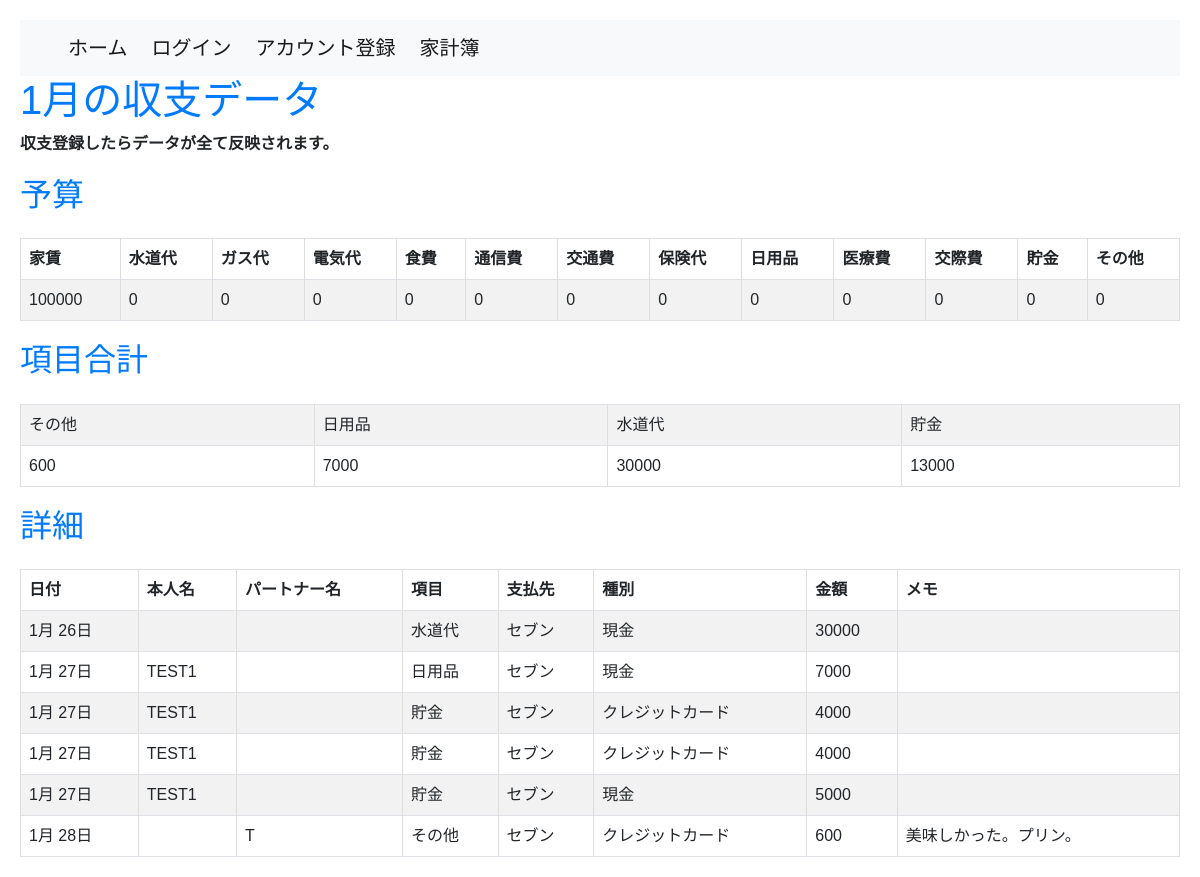
/household_budget/monthly_data/2024-1/, run on an earlier commit of the app's database.
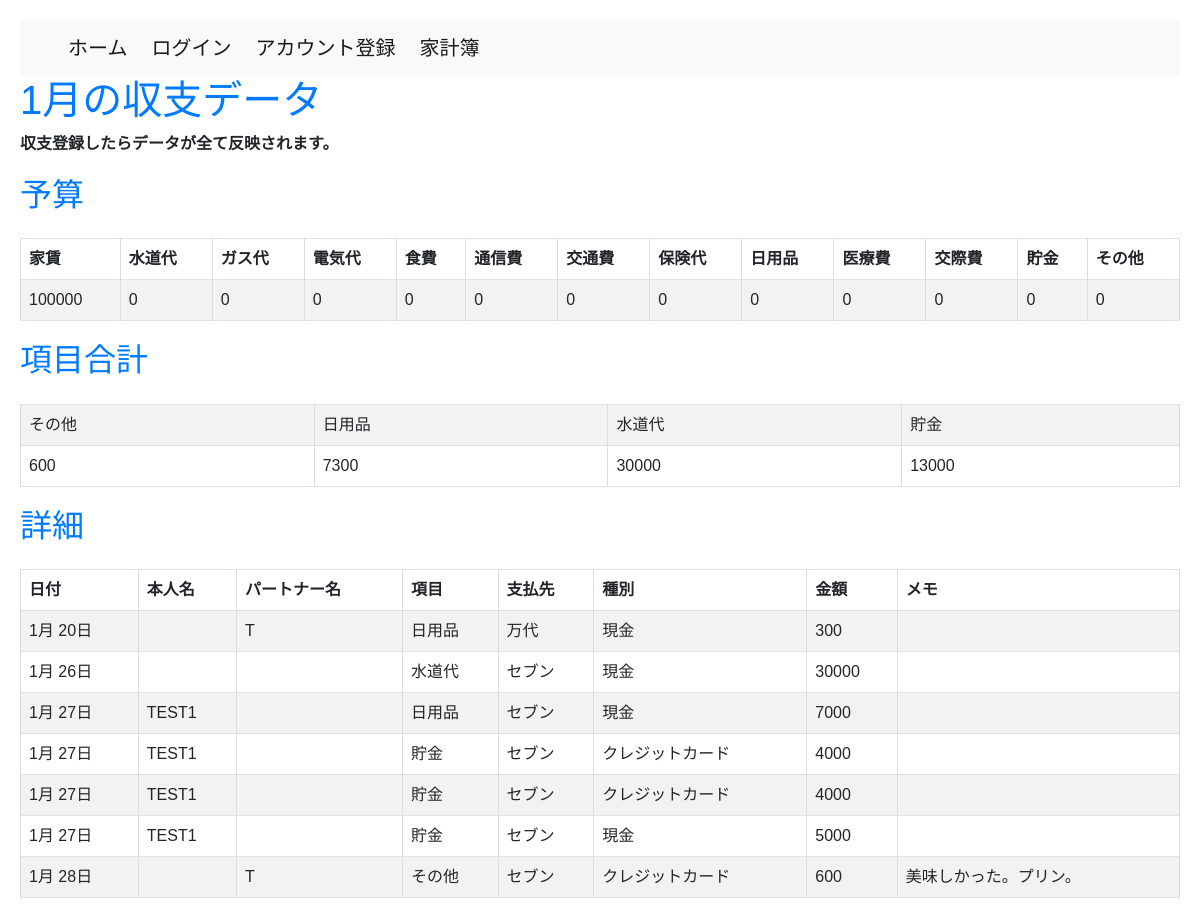
And on a later commit of the database.
### household_budget/models.py (models this page shows, shortened)
class Budget(models.Model):
    user = models.ForeignKey(settings.AUTH_USER_MODEL, on_delete=models.CASCADE)
    event_date = models.DateField(default=datetime.date.today)
    rent_budget = models.IntegerField(default=0)
    water_supply_budget = models.IntegerField(default=0)
    gas_budget = models.IntegerField(default=0)
    electricity_budget = models.IntegerField(default=0)
    food_expenses_budget = models.IntegerField(default=0)
    communication_expenses_budget = models.IntegerField(default=0)
    transportation_expenses_budget = models.IntegerField(default=0)
    insurance_fee_budget = models.IntegerField(default=0)
    daily_necessities_budget = models.IntegerField(default=0)
    medical_bills_budget = models.IntegerField(default=0)
    entertainment_expenses_budget = models.IntegerField(default=0)
    saving_budget = models.IntegerField(default=0)
    add_item_budget = models.IntegerField(default=0)
    class Meta:
        db_table = 'Budget'

class Category(models.Model):
    category_name = models.CharField(max_length=50)
    class Meta:
        db_table = 'category'

class Transaction(models.Model):
    user = models.ForeignKey(settings.AUTH_USER_MODEL, on_delete=models.CASCADE)
    event_date = models.DateField()
    name_1 = models.CharField(max_length=20, default='', null=True)
    name_2 = models.CharField(max_length=20, default='', null=True)
    category = models.ForeignKey(Category, on_delete=models.CASCADE)
    payment_type = models.ForeignKey(PaymentType, on_delete=models.CASCADE)
    vendor_name = models.ForeignKey(Vendor, on_delete=models.CASCADE, related_name='vendor_transactions')
    amount = models.IntegerField(default=0)
    memo = models.TextField(null=True)
    class Meta:
        db_table = 'transaction'
        ordering = ['event_date']

class Vendor(models.Model):
    user = models.ForeignKey(settings.AUTH_USER_MODEL, on_delete=models.CASCADE)
    vendor_name = models.CharField(max_length=50)
    class Meta:
        db_table = 'vendor'

class PaymentType(models.Model):
    payment_type = models.CharField(max_length=20)
    class Meta:
        db_table = 'pament_type'

### household_budget/views.py (the view)
# urls.py: path('monthly_data/<int:year>-<int:month>/', M_DataView.as_view(), name='monthly_data'),
class M_DataView(TemplateView):
    template_name = 'm_data.html'  # 作成するHTMLテンプレートの名前に変更してください
    def get_context_data(self, **kwargs):
        context = super().get_context_data(**kwargs)
        year = self.kwargs.get('year')
        month = self.kwargs.get('month')
        monthly_summary = Transaction.objects.filter(event_date__year=year, event_date__month=month)\
            .values('category__category_name')\
            .annotate(total_amount=Sum('amount'))
        if not monthly_summary:
            context['no_data_message'] = 'データが未入力です'
            return context
        monthly_details = Transaction.objects.filter(event_date__year=year, event_date__month=month)
        latest_budget = Budget.objects.filter(event_date__year=year, event_date__month=month).order_by('-event_date').first()
        context['year'] = year
        context['month'] = month
        context['monthly_summary'] = monthly_summary
        context['monthly_details'] = monthly_details
        context['latest_budget'] = latest_budget
        return context

### household_budget/templates/m_data.html (shortened to what this page needs)
{% extends 'base.html' %}
{% block content %}
<!DOCTYPE html>
<html lang="en">
<head>
</head>
<body>
    <h1>{{ month }}月の収支データ</h1>
    <p><b>収支登録したらデータが全て反映されます。</b></p>
    <h2>予算</h2>
    <table class="table table-striped table-bordered mt-4">
        <thead class="thead-dark">
            <tr>
                <th>家賃</th>
                <th>水道代</th>
                <th>ガス代</th>
                <th>電気代</th>
                <th>食費</th>
                <th>通信費</th>
                <th>交通費</th>
                <th>保険代</th>
                <th>日用品</th>
                <th>医療費</th>
                <th>交際費</th>
                <th>貯金</th>
                <th>その他</th>
            </tr>
        </thead>
        <tbody>
            <tr>
                <td>{{ latest_budget.rent_budget }}</td>
                <td>{{ latest_budget.water_supply_budget }}</td>
                <td>{{ latest_budget.gas_budget }}</td>
                <td>{{ latest_budget.electricity_budget }}</td>
                <td>{{ latest_budget.food_expenses_budget }}</td>
                <td>{{ latest_budget.communication_expenses_budget }}</td>
                <td>{{ latest_budget.transportation_expenses_budget }}</td>
                <td>{{ latest_budget.insurance_fee_budget }}</td>
                <td>{{ latest_budget.daily_necessities_budget }}</td>
                <td>{{ latest_budget.medical_bills_budget }}</td>
                <td>{{ latest_budget.entertainment_expenses_budget }}</td>
                <td>{{ latest_budget.saving_budget }}</td>
                <td>{{ latest_budget.add_item_budget }}</td>
            </tr>
        </tbody>
    </table>
    <h2>項目合計</h2>
    <table class="table table-striped table-bordered mt-4">
        <tbody>
          {% if monthly_summary %}
            <tr>
                {% for entry in monthly_summary %}
                    <td>{{ entry.category__category_name }}</td>
                {% endfor %}
            </tr>
            <tr>
                {% for entry in monthly_summary %}
                    <td>{{ entry.total_amount|default:"0" }}</td>
                {% endfor %}
            </tr>
          {% else %}
            <tr>
              <td colspan="2">データが未入力です。</td>
            </tr>
          {% endif %}
        </tbody>
    </table>
    <h2>詳細</h2>
    <table class="table table-striped table-bordered mt-4">
        <thead class="thead-dark">
            <tr>
                <th>日付</th>
                <th>本人名</th>
                <th>パートナー名</th>
                <th>項目</th>
                <th>支払先</th>
                <th>種別</th>
                <th>金額</th>
                <th>メモ</th>
            </tr>
        </thead>
        <tbody>
            {% for detail in monthly_details %}
                <tr>
                    <td>{{ detail.event_date|date:"n月 j日" }}</td>
                    <td>{{ detail.name_1 }}</td>
                    <td>{{ detail.name_2 }}</td>
                    <td>{{ detail.category.category_name }}</td>
                    <td>{{ detail.vendor_name.vendor_name }}</td>
                    <td>{{ detail.payment_type.payment_type }}</td>
                    <td>{{ detail.amount }}</td>
                    <td>{{ detail.memo }}</td>
                </tr>
            {% endfor %}
        </tbody>
    </table>
</body>
</html>
{% endblock %}

### templates/base.html (shortened to what this page needs)
<!DOCTYPE html>
<html lang="ja">
   <head>
      <link href="https://cdn.jsdelivr.net/npm/bootstrap@5.0.2/dist/css/bootstrap.min.css" rel="stylesheet">
   </head>
   <body>
      <nav class="navbar navbar-expand-lg navbar-light bg-light">
         <a class="navbar-brand ms-5" href="{% url 'accounts:home' %}">ホーム</a>
         {% if user.is_authenticated %}
         <a class="navbar-brand ms-2" href="{% url 'accounts:logout' %}">ログアウト</a>
         <a class="navbar-brand ms-2" href="{% url 'accounts:delete' %}">アカウント削除</a>
         {% else %}
         <a class="navbar-brand ms-2" href="{% url 'accounts:login' %}">ログイン</a>
         <a class="navbar-brand ms-2" href="{% url 'accounts:regist' %}">アカウント登録</a>
         {% endif %}
         <a class="navbar-brand ms-2" href="{% url 'accounts:user' %}">家計簿</a>
      </nav>
      {% block content %}{% endblock %}
   </body>
</html>

### household_budget/templates/m_data.html (style rules this page uses)
body { font-family: Arial, sans-serif; margin: 20px; }
h1 { color: #007bff; }
h2 { margin-top: 20px; color: #007bff; }
table { width: 100%; border-collapse: collapse; margin-top: 10px; }
th, td { border: 2px solid #ddd; padding: 8px; text-align: left; }

What changed in the data, as far as the page shows it:
added Transaction: event_date "1月 20日", name_2 "T", category.category_name "日用品", vendor_name.vendor_name "万代", payment_type.payment_type "現金", amount "300"
Also different on the page:
new list line: "7300"
list line gone: "7000"
